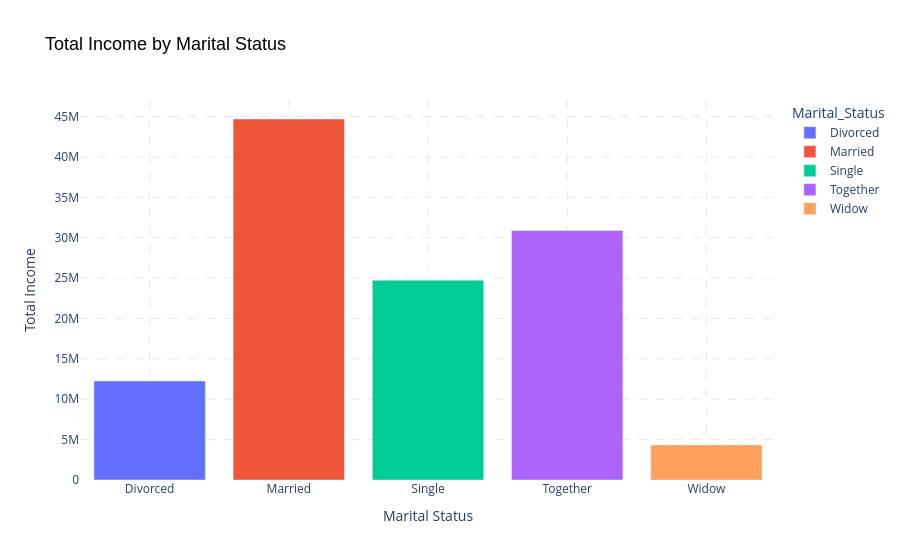

Notebook source saved alongside this figure:
### Code cell
import plotly.express as px

income_for_marital_status = df.groupby('Marital_Status')['Income'].sum().reset_index()

fig = px.bar(income_for_marital_status,
             x='Marital_Status',
             y='Income',
             color='Marital_Status',
             title='Total Income by Marital Status')

fig.update_layout(
    xaxis_title='Marital Status',
    yaxis_title='Total Income',
    title_font=dict(size=18, family='Arial', color='black'),
    plot_bgcolor='rgba(0,0,0,0)',
    xaxis=dict(showgrid=True, gridcolor='lightgrey', gridwidth=0.5, griddash='dash'),
    yaxis=dict(showgrid=True, gridcolor='lightgrey', gridwidth=0.5, griddash='dash')
)

fig.show()

### Figure 1 — Plotly figure (JSON) as saved in the notebook; plotly's stock layout.template omitted (floating-point values rounded to 4 significant figures)
{"data": [{"hovertemplate": "Marital_Status=%{x}<br>Income=%{y}<extra></extra>", "legendgroup": "Divorced", "marker": {"color": "#636efa", "pattern": {"shape": ""}}, "name": "Divorced", "orientation": "v", "showlegend": true, "textposition": "auto", "type": "bar", "x": ["Divorced"], "xaxis": "x", "y": [12260000.0], "yaxis": "y"}, {"hovertemplate": "Marital_Status=%{x}<br>Income=%{y}<extra></extra>", "legendgroup": "Married", "marker": {"color": "#EF553B", "pattern": {"shape": ""}}, "name": "Married", "orientation": "v", "showlegend": true, "textposition": "auto", "type": "bar", "x": ["Married"], "xaxis": "x", "y": [44690000.0], "yaxis": "y"}, {"hovertemplate": "Marital_Status=%{x}<br>Income=%{y}<extra></extra>", "legendgroup": "Single", "marker": {"color": "#00cc96", "pattern": {"shape": ""}}, "name": "Single", "orientation": "v", "showlegend": true, "textposition": "auto", "type": "bar", "x": ["Single"], "xaxis": "x", "y": [24720000.0], "yaxis": "y"}, {"hovertemplate": "Marital_Status=%{x}<br>Income=%{y}<extra></extra>", "legendgroup": "Together", "marker": {"color": "#ab63fa", "pattern": {"shape": ""}}, "name": "Together", "orientation": "v", "showlegend": true, "textposition": "auto", "type": "bar", "x": ["Together"], "xaxis": "x", "y": [30880000.0], "yaxis": "y"}, {"hovertemplate": "Marital_Status=%{x}<br>Income=%{y}<extra></extra>", "legendgroup": "Widow", "marker": {"color": "#FFA15A", "pattern": {"shape": ""}}, "name": "Widow", "orientation": "v", "showlegend": true, "textposition": "auto", "type": "bar", "x": ["Widow"], "xaxis": "x", "y": [4345000.0], "yaxis": "y"}], "layout": {"barmode": "relative", "legend": {"title": {"text": "Marital_Status"}, "tracegroupgap": 0}, "plot_bgcolor": "rgba(0,0,0,0)", "title": {"font": {"color": "black", "family": "Arial", "size": 18}, "text": "Total Income by Marital Status"}, "xaxis": {"anchor": "y", "categoryarray": ["Divorced", "Married", "Single", "Together", "Widow"], "categoryorder": "array", "domain": [0, 1], "gridcolor": "lightgrey", "griddash": "dash", "gridwidth": 0.5, "showgrid": true, "title": {"text": "Marital Status"}}, "yaxis": {"anchor": "x", "domain": [0, 1], "gridcolor": "lightgrey", "griddash": "dash", "gridwidth": 0.5, "showgrid": true, "title": {"text": "Total Income"}}}}
